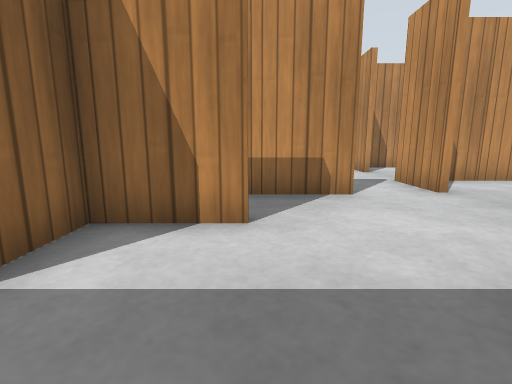
view 1 (above)

23 first-person views from a walk through a robot-simulator world made for Gazebo. The camera is 0.5 m above the floor, tilts 10° down and sees 85° across. The floor is counted in squares, 0.5 m on a side. Each view is taken from the middle of a square. On the plan, view 1 faces up. The plan holds only what a view shows up to about 11 squares ahead; the rest is blank. Gazebo's built-in surfaces are drawn with simple patterns.

view 2
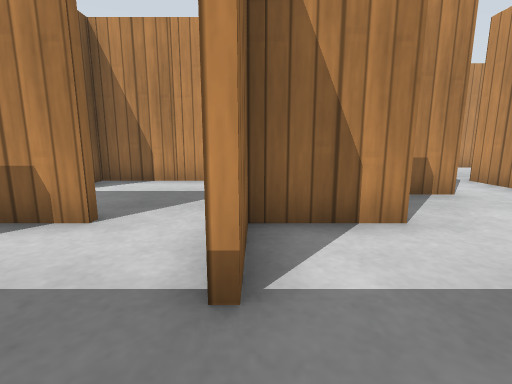

view 3
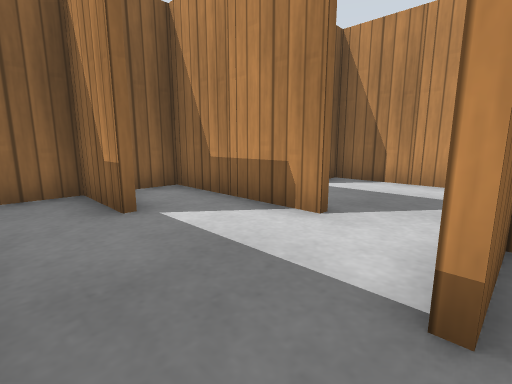

view 4
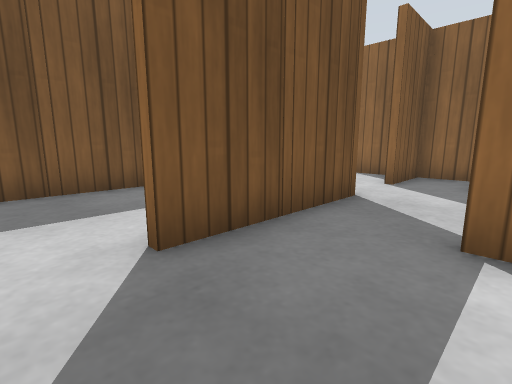

view 5
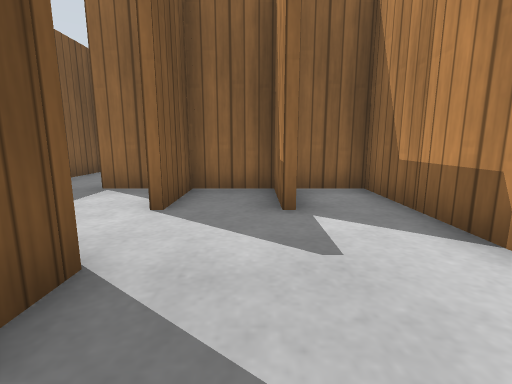

view 6
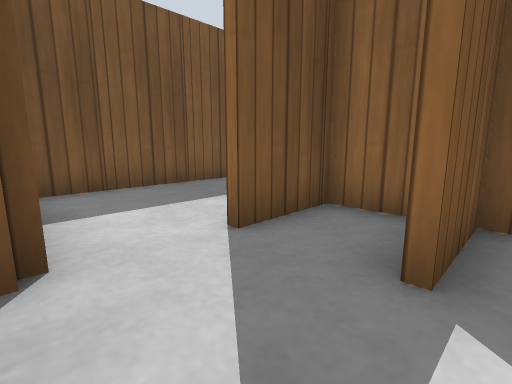

view 7
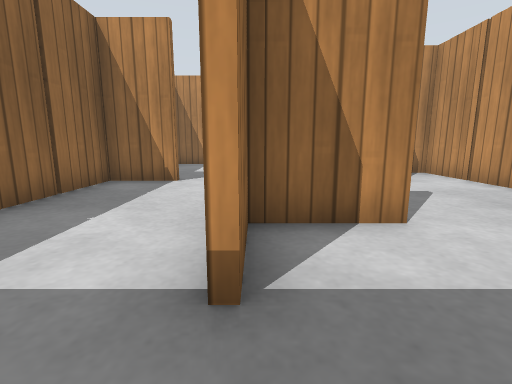

view 8
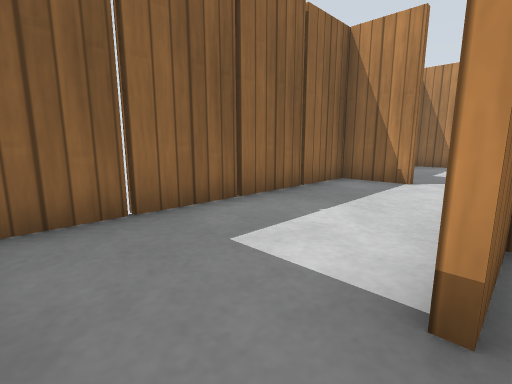

view 9
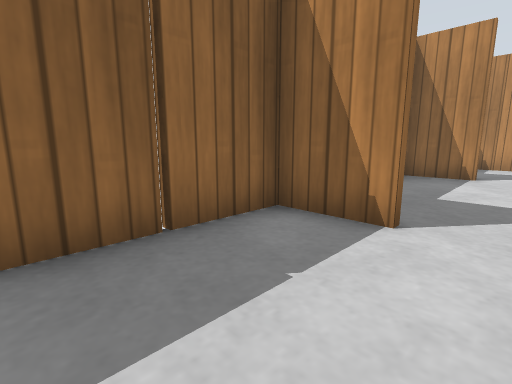

view 10
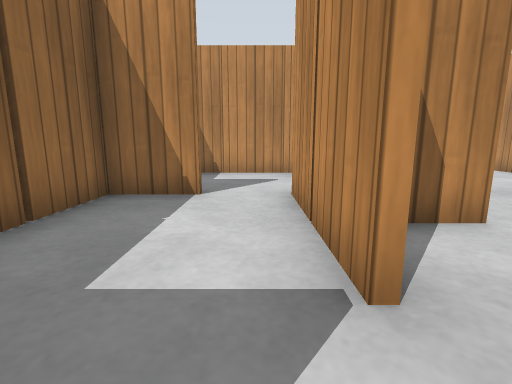

view 11
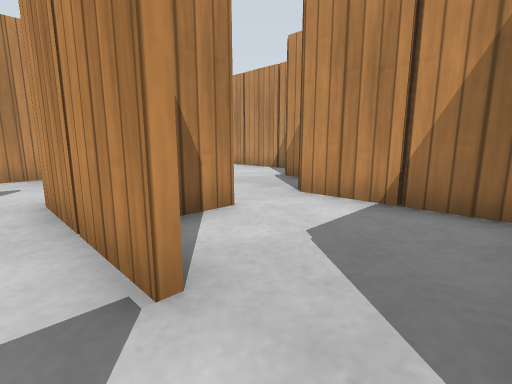

view 12
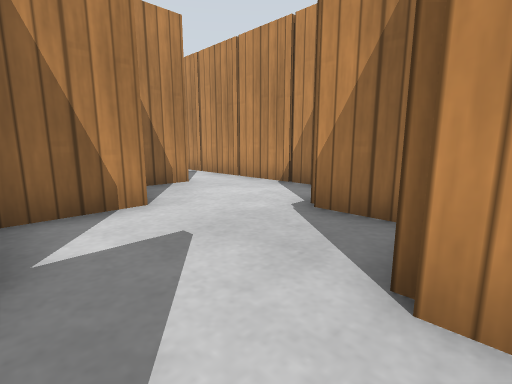

view 13
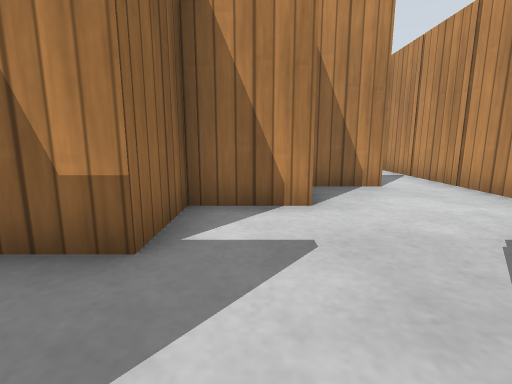

view 14
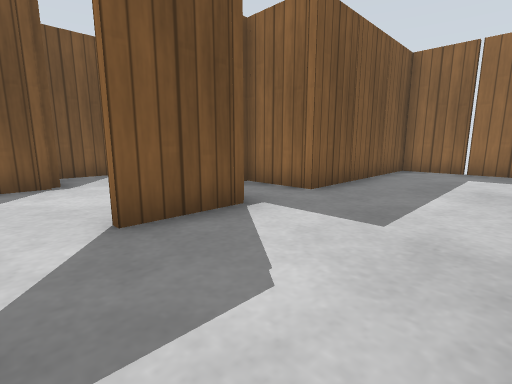

view 15
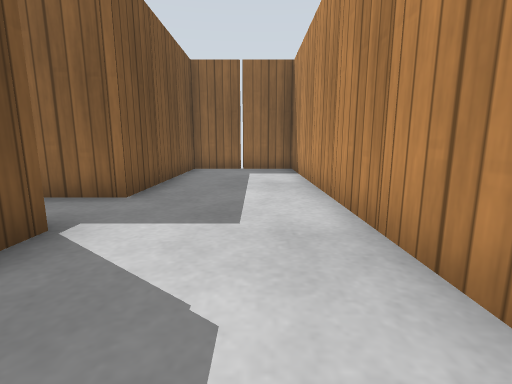

view 16
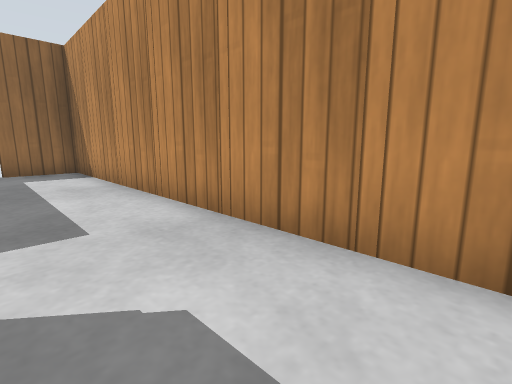

view 17
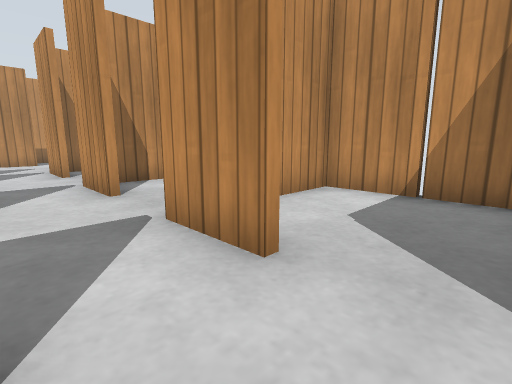

view 18
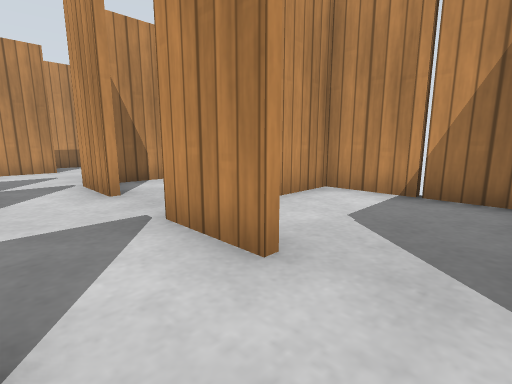

view 19
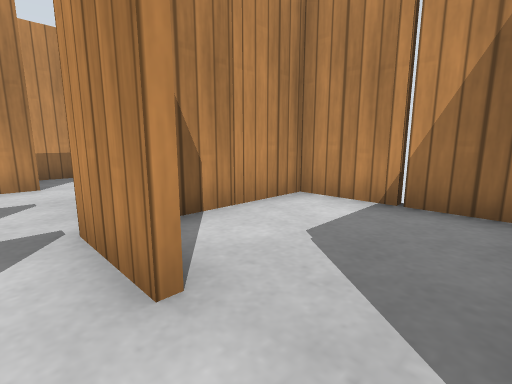

view 20
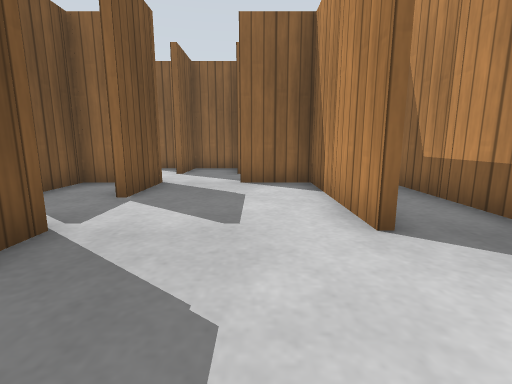

view 21
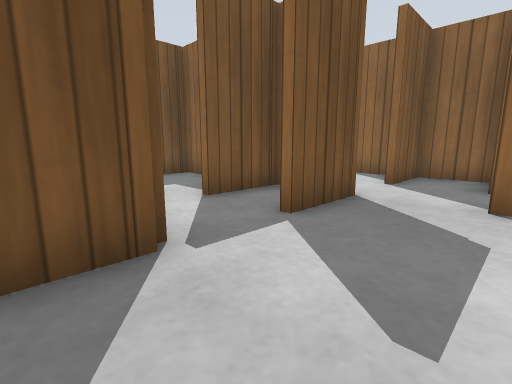

view 22
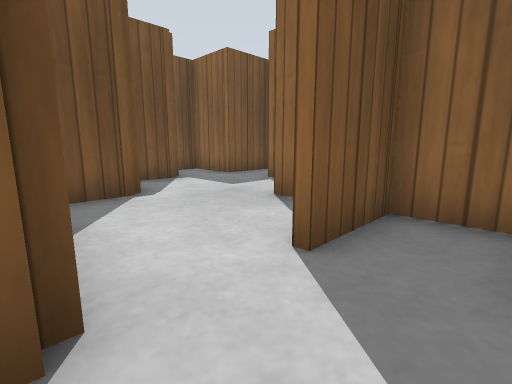

view 23
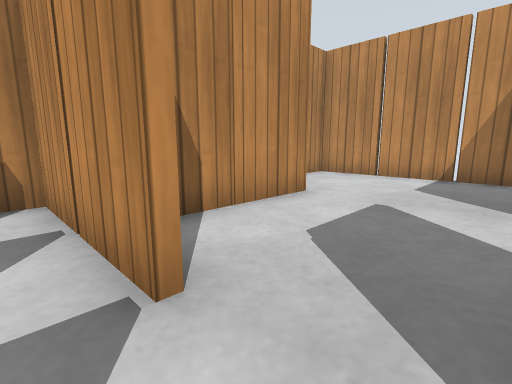

### Floor plan
Points are (right, up) in squares from view 1. A wall is a line through its corners. A room is listed if a view was taken in it or the views show most of it. See-through windows are left out.
Room 1 (views 1, 2, 3, 4, 5, 6, 7, 8, 9, 10, 11, 12, 13)
walls: (-10.4, 7.4) (-12.1, 7.4); (-8.5, 7.4) (-9.5, 7.4); (-10, 5.4) (-11.5, 5.4); (-11.5, 5.6) (-10, 5.6); (-12.3, 9.5) (-12.3, 10.5); (-10, 3.4) (-11.6, 3.4); (-11.5, 3.6) (-10, 3.6); (-8.3, 10.4) (-8.3, 11.5); (-8, 3.6) (-4, 3.6); (-6.3, 8.4) (-6.3, 9.4) (-6.8, 9.4); (-14, 7.4) (-15.9, 7.4) (-15.9, 0); (-6.1, 6) (-6.1, 5.5); (-10, 11.4) (-11.1, 11.4); (-12.1, 2.6) (-12.1, 1.5); (-8, 11.6) (-6.5, 11.6); (-6.4, 3.4) (-8.1, 3.4); (-12.3, 12.4) (-12.3, 13.5); (-6.3, 12.1) (-6.3, 13.5); (-3.4, 7.4) (-5.5, 7.4); (-6, 1.4) (-7.5, 1.4); (-4, 3.4) (-5.5, 3.4); (-10.1, 14.5) (-10.1, 13.4) (-11.4, 13.4); (-14, 13.4) (-15.9, 13.4) (-15.9, 11); (-8, 15.4) (-9.6, 15.4); (-5.5, -0.4) (-3.2, -0.4); (-2.1, 2.5) (-2.1, 1.5); (-15.8, -0.4) (-8.6, -0.4); (0, 3.4) (-1.6, 3.4); (-12.5, 17.4) (-13.5, 17.4); (-14.4, 17.4) (-14.9, 17.4); (-12.4, 21.4) (-13.5, 21.4); (-14.4, 21.4) (-15.9, 21.4) (-15.9, 17.6) (-11.6, 17.6)
ways out: opening at (-10.5, 20.5) to room 2; opening at (-7.5, 14.5) to room 2; opening at (0.5, 3.5) to room 2
objects: wooden post (-16, 2); wooden post (-16, 4); wooden post (-16, 6); wooden post (-16, 12); wooden post (-16, 20); wooden post (-14, 18); wooden post (-14, 22); wooden post (-12, -1); wooden post (-12, 3); wooden post (-12, 4); wooden post (-12, 5); wooden post (-12, 6); wooden post (-12, 8); wooden post (-12, 12); wooden post (-12, 18); wooden post (-12, 22); wooden post (-10, -1); wooden post (-10, 8); wooden post (-10, 15); wooden post (-10, 16); wooden post (-8, 1); wooden post (-8, 4); wooden post (-8, 9); wooden post (-8, 10); wooden post (-8, 12); wooden post (-6, 4); wooden post (-6, 7); wooden post (-6, 8); wooden post (-4, -1); wooden post (-4, 7); wooden post (-2, 3)
Room 2 (views 14, 15, 16, 17, 18, 19, 20, 21, 22, 23)
walls: (0.5, 13.6) (2, 13.6); (0, 15.6) (2, 15.6); (-2, 11.6) (-1, 11.6); (3.7, 13.5) (3.7, 15.5); (-3.5, 15.6) (-2, 15.6); (-4.1, 14.6) (-4.1, 13.4); (4, 15.6) (5, 15.6); (-0.1, 18.5) (-0.1, 17.5); (1.6, 19.4) (0.5, 19.4); (5.5, 15.4) (4.2, 15.4); (3.7, 9.5) (3.7, 11.5); (-4, 9.6) (-3, 9.6); (-6, 13.6) (-5.2, 13.6); (5.5, 11.4) (4.5, 11.4); (-0.3, 20.4) (-0.3, 21.4) (-0.9, 21.4); (4, 19.4) (2.4, 19.4); (-6, 17.4) (-7.8, 17.4); (1.6, 21.4) (0.4, 21.4); (-4.3, 20.4) (-4.3, 21.4); (7.7, 12.1) (7.7, 15.4) (6.4, 15.4); (7.7, 16.2) (7.7, 21.4) (6.8, 21.4); (3.4, 21.4) (2.5, 21.4); (-7.4, 9.6) (-6.1, 9.6) (-6.1, 8.5); (-8, 17.6) (-6, 17.6); (2, 5.4) (0.4, 5.4); (5, 21.4) (4.4, 21.4); (3.7, 5.5) (3.7, 7.5); (7.7, 8.1) (7.7, 11.4) (6.4, 11.4); (-6.4, 21.4) (-7.5, 21.4); (-8.4, 21.4) (-9.5, 21.4); (-11.6, 17.6) (-10.1, 17.6) (-10.1, 16.5); (7.7, 4.1) (7.7, 7.4) (6.4, 7.4); (-10.4, 21.4) (-11.5, 21.4)
low walls: (-0.3, 17.5) (-0.3, 18.5); (-5, 21.4) (-5.5, 21.4)
ways out: opening at (-10.5, 20.5) to room 1; opening at (-7.5, 14.5) to room 1; opening at (0.5, 3.5) to room 1
objects: wooden post (-10, 22); wooden post (-8, 18); wooden post (-8, 22); wooden post (-6, 14); wooden post (-6, 22); wooden post (-4, 10); wooden post (-4, 15); wooden post (-4, 16); wooden post (-4, 18); wooden post (-4, 20); wooden post (-2, 12); wooden post (0, 6); wooden post (0, 9); wooden post (0, 10); wooden post (0, 13); wooden post (0, 14); wooden post (0, 16); wooden post (0, 19); wooden post (0, 20); wooden post (2, 20); wooden post (2, 22); wooden post (4, 16); wooden post (6, 8); wooden post (6, 12); wooden post (6, 16); wooden post (8, 6); wooden post (8, 10); wooden post (8, 14); wooden post (8, 18); wooden post (8, 20)

Positions as (right, up) in squares from view 1, and headings:
1: (0, 0), facing up
2: (-2, 0), facing up
3: (-2, 0), facing up-left
4: (-3, 6), facing down-left
5: (-6, 5), facing left
6: (-8, 6), facing down-left
7: (-12, 0), facing up
8: (-12, 0), facing up-left
9: (-13, 4), facing up-left
10: (-13, 8), facing up
11: (-13, 8), facing up-right
12: (-10, 11), facing up-right
13: (-9, 11), facing up
14: (-5, 21), facing down-left
15: (-5, 20), facing left
16: (-5, 19), facing up-left
17: (2, 4), facing up-right
18: (2, 8), facing up-right
19: (3, 12), facing up-right
20: (7, 18), facing left
21: (5, 18), facing down-left
22: (0, 17), facing down-left
23: (-1, 16), facing up-right
